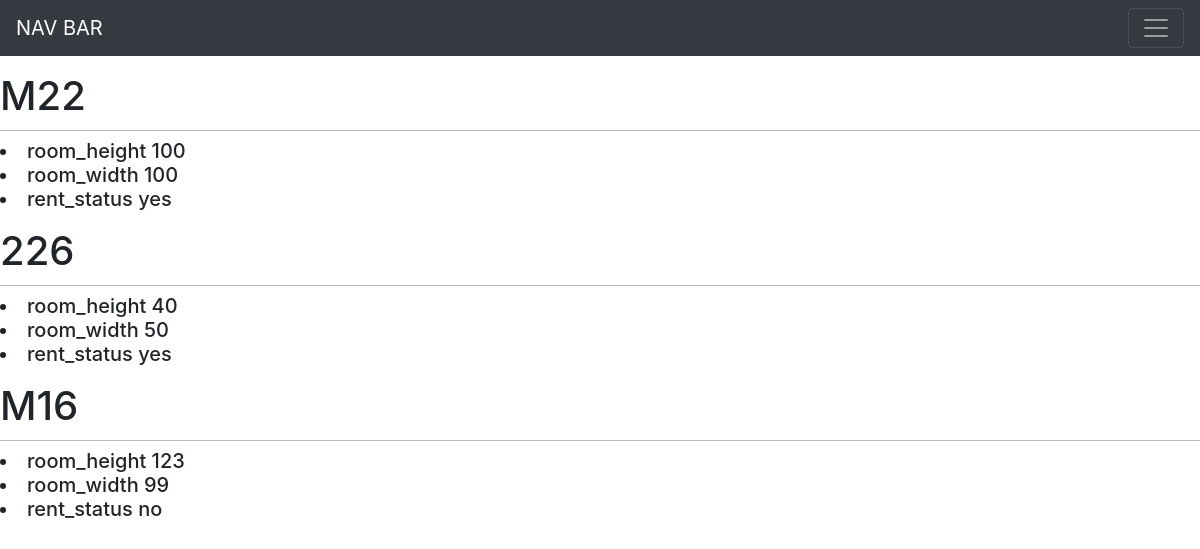
Screenshot of /rentroom/ with the database file from the repository.
### blog/models.py (models this page shows, shortened)
class room(models.Model):
    roomname = models.CharField(max_length=100 , default = 'roomname')
    isavaliable = (('yes','yes') , ('no','no') , ('pending' , 'pending'))
    status = models.CharField(max_length = 10 , default = 'yes', choices=isavaliable)
    width = models.IntegerField(default = 0)
    height = models.IntegerField(default = 0)
    q  =  roomManager()

### project/views.py (the view)
# urls.py: path('rentroom/' , views.room_detail , name= 'rentroom')
def room_detail(request):
    rooms = room.q.all()
    return render(request , 'blog/rentroom.html' , {'rooms' : rooms})

### blog/models.py (called while the page is built)
    def get_queryset(self):
        return super(roomManager,self).get_queryset()

### templates/blog/rentroom.html (shortened to what this page needs)
{% extends 'base.html' %}
{% block content %}
{% for room in rooms %}
<p class="wewew"> <h1>{{ room.roomname }}</h1>
<h5>  <li> room_height {{room.height}} </li>
  <li> room_width {{room.width}} </li>
  <li>rent_status {{room.status}} </li> </h5>
</p>
{% endfor %}
{% endblock %}

### static/css/blog.css (style rules this page uses)
body { margin:0; padding:0; font-family:helvetica, sans-serif; }
h1 { font-weight:normal; border-bottom:1px solid #bbb; padding:0 0 10px 0; }

### rows the page displays
room: roomname "M22", height "100", width "100", status "yes"
room: roomname "226", height "40", width "50", status "yes"
room: roomname "M16", height "123", width "99", status "no"
